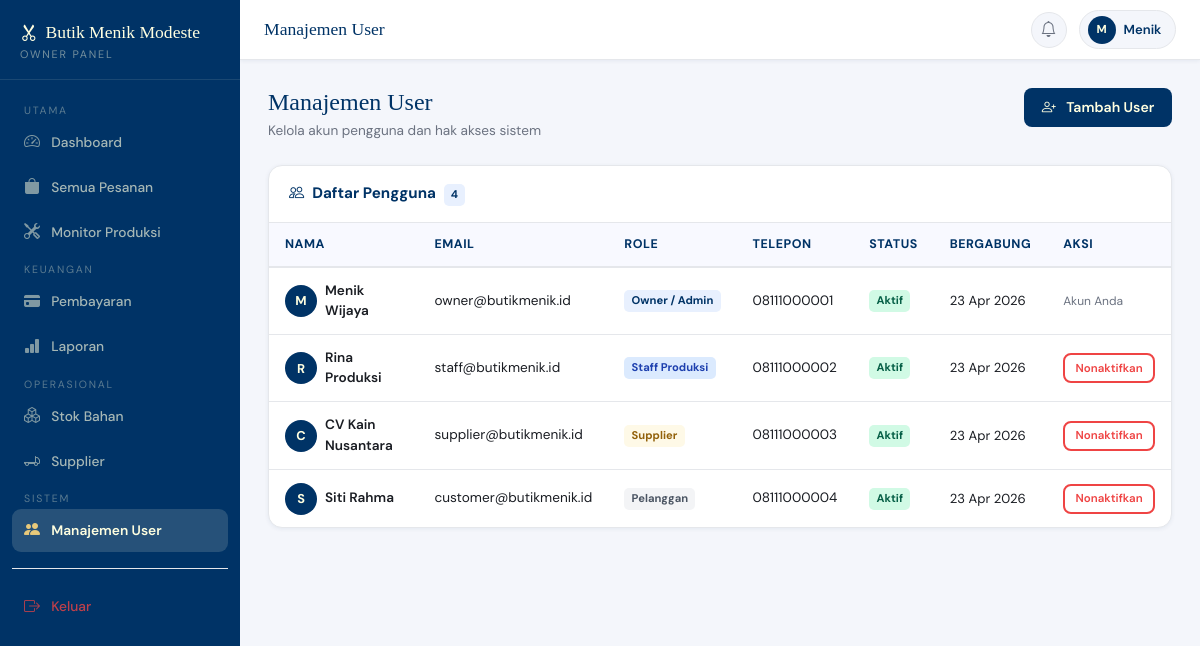
Page /modules/owner/users.php (signed in) on the committed database.
### tables this page shows
CREATE TABLE users (
    id           INT UNSIGNED AUTO_INCREMENT PRIMARY KEY,
    role_id      TINYINT UNSIGNED NOT NULL,
    name         VARCHAR(100) NOT NULL,
    email        VARCHAR(150) NOT NULL UNIQUE,
    phone        VARCHAR(20),
    password     VARCHAR(255) NOT NULL,           
    avatar       VARCHAR(255),
    is_active    TINYINT(1) NOT NULL DEFAULT 1,
    created_at   DATETIME NOT NULL DEFAULT CURRENT_TIMESTAMP,
    updated_at   DATETIME NOT NULL DEFAULT CURRENT_TIMESTAMP ON UPDATE CURRENT_TIMESTAMP,
    FOREIGN KEY (role_id) REFERENCES roles(id)
);

CREATE TABLE roles (
    id       TINYINT UNSIGNED AUTO_INCREMENT PRIMARY KEY,
    name     ENUM('owner','staff','supplier','customer') NOT NULL UNIQUE,
    label    VARCHAR(50) NOT NULL
);

### includes/auth.php (called while the page is built, shortened)
<?php
function currentUser(): ?array {
    return $_SESSION['user'] ?? null;
}

### modules/owner/users.php (the view, shortened to what this page needs)
<?php
require_once __DIR__ . '/../../includes/auth.php';
$user = currentUser(); $role = 'owner'; $pageTitle = 'Manajemen User'; $activeMenu = 'users'; $notifCount = 0;
$db = db();
$users = $db->query(
    "SELECT u.*, r.label AS role_label FROM users u JOIN roles r ON u.role_id=r.id ORDER BY u.role_id, u.name"
)->fetchAll();
require_once __DIR__ . '/../../includes/layout-admin.php';
?>
<div class="bm-page-header d-flex justify-content-between align-items-start gap-3">
  <div><h1>Manajemen User</h1><p>Kelola akun pengguna dan hak akses sistem</p></div>
  <button class="btn-navy" onclick="new bootstrap.Modal(document.getElementById('createModal')).show()"><i class="bi bi-person-plus me-1"></i>Tambah User</button>
</div>
<div class="bm-card">
  <div class="bm-card-header"><span class="bm-card-title"><i class="bi bi-people me-2"></i>Daftar Pengguna <span class="bm-badge bm-badge-navy ms-1"><?= count($users) ?></span></span></div>
  <div class="table-responsive">
    <table class="bm-table">
      <thead><tr><th>Nama</th><th>Email</th><th>Role</th><th>Telepon</th><th>Status</th><th>Bergabung</th><th>Aksi</th></tr></thead>
      <tbody>
      <?php foreach ($users as $u):
        $roleColors = [1=>'bm-badge-navy',2=>'bm-badge-info',3=>'bm-badge-gold',4=>'bm-badge-muted'];
        $rCls = $roleColors[$u['role_id']] ?? 'bm-badge-muted';
      ?>
      <tr>
        <td>
          <div class="d-flex align-items-center gap-2">
            <div style="width:32px;height:32px;border-radius:50%;background:var(--navy);color:var(--ivory);display:flex;align-items:center;justify-content:center;font-size:.8rem;font-weight:700;flex-shrink:0">
              <?= strtoupper(mb_substr($u['name'],0,1)) ?>
            </div>
            <span style="font-weight:600"><?= htmlspecialchars($u['name']) ?></span>
          </div>
        </td>
        <td style="font-size:.85rem"><?= htmlspecialchars($u['email']) ?></td>
        <td><span class="bm-badge <?= $rCls ?>"><?= htmlspecialchars($u['role_label']) ?></span></td>
        <td style="font-size:.85rem"><?= htmlspecialchars($u['phone'] ?? '-') ?></td>
        <td><span class="bm-badge <?= $u['is_active'] ? 'bm-badge-success' : 'bm-badge-danger' ?>"><?= $u['is_active'] ? 'Aktif' : 'Nonaktif' ?></span></td>
        <td style="font-size:.82rem"><?= date('d M Y', strtotime($u['created_at'])) ?></td>
        <td>
          <?php if ($u['id'] != $user['id']): ?>
          <form method="POST" style="display:inline">
            <button type="submit" class="btn-<?= $u['is_active'] ? 'danger-outline' : 'ivory' ?>" style="font-size:.72rem;padding:.28rem .65rem"
                    data-confirm="<?= $u['is_active'] ? 'Nonaktifkan' : 'Aktifkan' ?> user ini?">
              <?= $u['is_active'] ? 'Nonaktifkan' : 'Aktifkan' ?>
            </button>
          </form>
          <?php else: ?>
          <span style="font-size:.75rem;color:var(--text-muted)">Akun Anda</span>
          <?php endif; ?>
        </td>
      </tr>
      <?php endforeach; ?>
      </tbody>
    </table>
  </div>
</div>
<?php require_once __DIR__ . '/../../includes/layout-admin-footer.php'; ?>

### includes/layout-admin.php (shortened to what this page needs)
<?php
$roleLabels = ['owner' => 'Owner Panel', 'staff' => 'Staff Produksi', 'supplier' => 'Supplier Portal'];
$roleLabel  = $roleLabels[$role ?? 'owner'] ?? 'Panel';
?>
<!DOCTYPE html>
<html lang="id">
<head>
<link href="https://cdn.jsdelivr.net/npm/bootstrap@5.3.3/dist/css/bootstrap.min.css" rel="stylesheet">
<link href="https://cdn.jsdelivr.net/npm/bootstrap-icons@1.11.3/font/bootstrap-icons.css" rel="stylesheet">
<link href="<?= APP_URL ?>/assets/css/global.css" rel="stylesheet">
</head>
<body>
<aside class="bm-sidebar" id="bm-sidebar">
  <div class="bm-sidebar-brand">
    <div class="app-name"><i class="bi bi-scissors me-2"></i><?= APP_NAME ?></div>
    <div class="app-role"><?= $roleLabel ?></div>
  </div>
  <nav class="bm-sidebar-nav">
  <?php if (($role ?? '') === 'owner'): ?>
    <span class="bm-nav-section">Utama</span>
    <a href="<?= APP_URL ?>/modules/owner/dashboard.php"     class="bm-nav-item" data-menu="dashboard">    <i class="bi bi-speedometer2"></i>Dashboard</a>
    <a href="<?= APP_URL ?>/modules/owner/orders.php"        class="bm-nav-item" data-menu="orders">       <i class="bi bi-bag-fill"></i>Semua Pesanan</a>
    <a href="<?= APP_URL ?>/modules/owner/production.php"    class="bm-nav-item" data-menu="production">   <i class="bi bi-tools"></i>Monitor Produksi</a>
    <span class="bm-nav-section">Keuangan</span>
    <a href="<?= APP_URL ?>/modules/owner/payments.php"      class="bm-nav-item" data-menu="payments">     <i class="bi bi-credit-card-fill"></i>Pembayaran</a>
    <a href="<?= APP_URL ?>/modules/owner/reports.php"       class="bm-nav-item" data-menu="reports">      <i class="bi bi-bar-chart-fill"></i>Laporan</a>
    <span class="bm-nav-section">Operasional</span>
    <a href="<?= APP_URL ?>/modules/owner/stock.php"         class="bm-nav-item" data-menu="stock">        <i class="bi bi-boxes"></i>Stok Bahan</a>
    <a href="<?= APP_URL ?>/modules/owner/suppliers.php"     class="bm-nav-item" data-menu="suppliers">    <i class="bi bi-truck-flatbed"></i>Supplier</a>
    <span class="bm-nav-section">Sistem</span>
    <a href="<?= APP_URL ?>/modules/owner/users.php"         class="bm-nav-item" data-menu="users">        <i class="bi bi-people-fill"></i>Manajemen User</a>
  <?php endif; ?>
    <div class="bm-divider mt-3"></div>
    <a href="<?= APP_URL ?>/logout.php" class="bm-nav-item" style="color:rgba(239,68,68,.8)">
      <i class="bi bi-box-arrow-right" style="color:rgba(239,68,68,.7)"></i>Keluar
    </a>
  </nav>
</aside>
<div class="bm-main-wrapper">
  <header class="bm-topbar">
    <span class="bm-topbar-title"><?= htmlspecialchars($pageTitle ?? 'Dashboard') ?></span>
    <div class="bm-topbar-actions">
      <a href="<?= APP_URL ?>/modules/<?= $role ?>/notifications.php" class="bm-topbar-icon-btn" title="Notifikasi">
        <i class="bi bi-bell"></i>
      </a>
      <a href="<?= APP_URL ?>/modules/<?= $role ?>/profile.php" class="bm-user-chip">
        <span class="avatar"><?= strtoupper(mb_substr($user['name'] ?? 'U', 0, 1)) ?></span>
        <span class="d-none d-sm-inline"><?= htmlspecialchars(explode(' ', $user['name'] ?? '')[0]) ?></span>
      </a>
    </div>
  </header>
  <main class="bm-content">

### includes/layout-admin-footer.php (shortened to what this page needs)
  </main>
</div>
</body>
</html>

### rows in the picture
users: name "M", name "Menik", name "Menik Wijaya", email "owner@butikmenik.id", role.label "Owner / Admin", phone "08111000001", is_active "Aktif", created_at "23 Apr 2026", shows "Akun Anda"
users: name "R", name "Rina Produksi", email "staff@butikmenik.id", role.label "Staff Produksi", phone "08111000002", is_active "Aktif", created_at "23 Apr 2026"
users: name "C", name "CV Kain Nusantara", email "supplier@butikmenik.id", role.label "Supplier", phone "08111000003", is_active "Aktif", created_at "23 Apr 2026"
users: name "S", name "Siti Rahma", email "customer@butikmenik.id", role.label "Pelanggan", phone "08111000004", is_active "Aktif", created_at "23 Apr 2026"

### other values in the picture
APP_NAME "Butik Menik Modeste"
$roleLabel "OWNER PANEL"
$pageTitle "Manajemen User"
count($users) "4"
